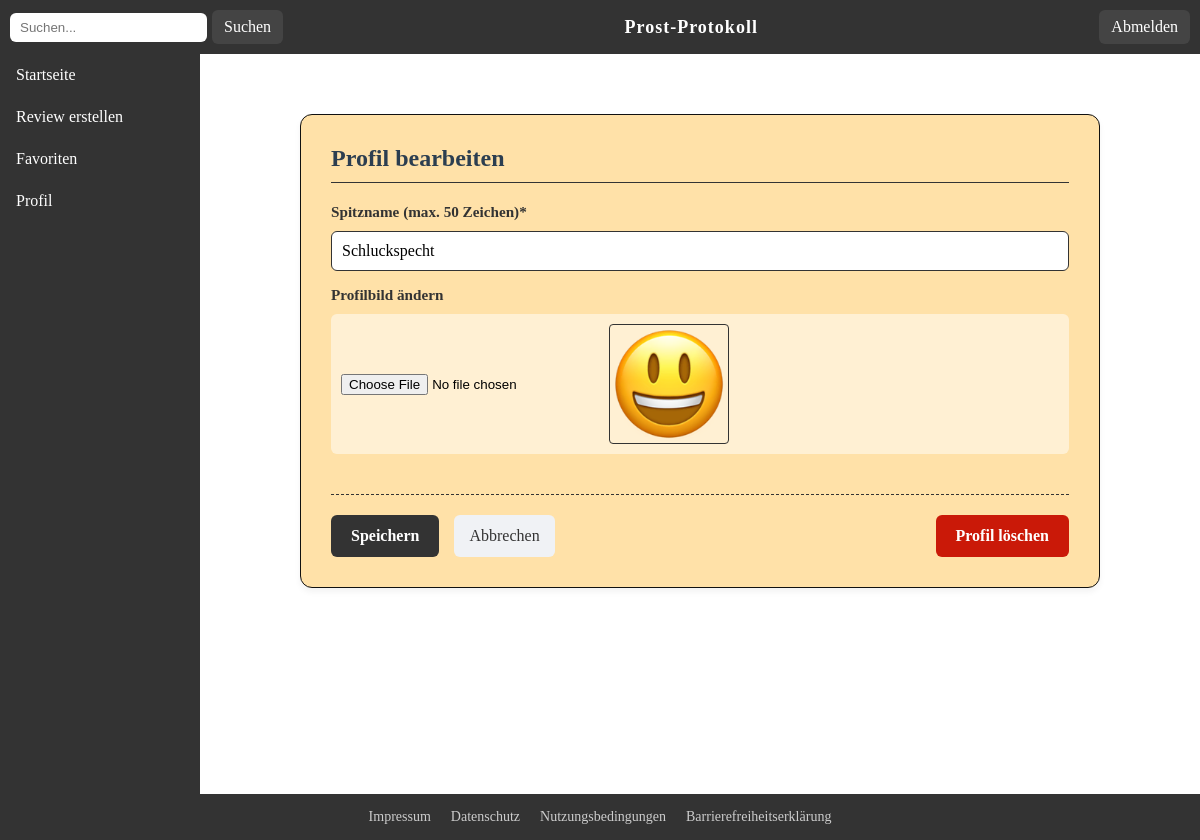
/php/view/edit-profile.php (signed in), run on the app's committed database.
### tables this page shows
CREATE TABLE user (
                user_id         INTEGER PRIMARY KEY AUTOINCREMENT,
                nickname        VARCHAR(50),
                profile_picture VARCHAR(255),
                password        VARCHAR(255) NOT NULL,
                email           VARCHAR(50) NOT NULL,
                token           TEXT,
                is_active       INTEGER DEFAULT 0
            );

### php/model/UserManagementPDOSQLite.php (called while the page is built, shortened)
<?php
require_once 'User.php';
class UserManagementPDOSQLite implements UserManagementDAO{
    public function findUser($id){
        try{
            $db = getConnection();
            $sql = "SELECT * FROM user WHERE user_id = ?";
            $command = $db->prepare($sql);
            if(!$command->execute(array($id))){
                throw new InternalErrorException();
            }
            $userData = $command->fetchObject();
            if(empty($userData)){
                throw new UserNotFoundException();
            }else{
                return new User($id, $userData->email, $userData->password, $userData->nickname, $userData->profile_picture);
            }
        }catch(PDOException $exc){
            throw new InternalErrorException();
        }
    }
}
?>

### php/controller/UserController.php (called while the page is built, shortened)
<?php
    require_once $abs_path."/php/model/User.php";
    class UserController{
    public function getUser($userID){
        try{
            $userManagement = UserManagement::getInstance();
            return $userManagement->findUser($userID);
        }catch(UserNotFoundException $e){
            $this->handleUserNotFoundException();
        }catch(InternalErrorException $e){
            $this->handleInternalErrorException();
        }
    }
}
?>

### php/profile-load.php (called while the page is built, shortened)
<?php
require_once $abs_path . "/php/controller/UserController.php";
$userID = isset($_GET['id']) ? intval($_GET['id']) : $_SESSION['userID'];
$userController = new UserController();
$profile_user = $userController->getUser($userID);
?>

### php/model/User.php (called while the page is built, shortened)
<?php
    class User{
        private ?string $nickname;
        private ?string $profile_picture;
        public function __construct(int $id, string $email, string $password, string $nickname=null, string $profile_picture=null){
            $this->nickname = $nickname;
            $this->profile_picture = $profile_picture;
        }
        public function getNickname(): ?string{
            return $this->nickname;
        }
        public function getProfilePicture(): ?string{
            return $this->profile_picture;
        }
    }
?>

### php/view/edit-profile.php (the view, shortened to what this page needs)
<?php
  require_once $abs_path.'/php/profile-load.php';
  $profile_picture = ROOT."img/".htmlspecialchars($profile_user->getProfilePicture());
  $nickname = isset($_SESSION["nickname"]) ? $_SESSION["nickname"] : $profile_user->getNickname();
?>
<?php include_once $abs_path.'/php/include/header.php'; ?>
<div class="layout">
  <?php include_once $abs_path.'/php/include/sidebar.php'; ?>
  <main>
    <div class="form-card">
      <h1>Profil bearbeiten</h1>
      <form method="post" class="review-form" enctype="multipart/form-data" action="<?php echo ROOT; ?>php/profile-edit.php" novalidate>
        <div class="form-group">
          <label for="nickname">Spitzname (max. 50 Zeichen)<span aria-hidden="true">*</span></label>
          <input type="text" id="nickname" name="nickname" value="<?= htmlspecialchars($nickname) ?>" required aria-required="true">
        </div>
        <div class="form-group">
          <label for="picture">Profilbild ändern</label>
          <div class="file-input-wrapper">
            <input type="file" id="picture" name="profile_picture" accept="image/*">
            <img src="<?=$profile_picture?>" alt="Aktuelles Profilbild" id="preview_image" width="120" height="120">
          </div>
        </div>
        <div class="form-footer-actions">
          <div class="left-actions">
            <button type="submit" class="btn-submit" name="submit">Speichern</button>
            <a href="<?php echo ROOT; ?>php/view/profile.php" class="button-secondary">Abbrechen</a>
          </div>
      </form>
      <form method="post" class="review-form" onsubmit="return confirm('Möchtest du dein Profil wirklich löschen?')" action="<?php echo ROOT; ?>php/profile-delete.php" novalidate>
        <button type="submit" name="submit" class="btn-delete" aria-label="Profil unwiderruflich löschen">Profil löschen</button>
      </form>
      </div>
    </div>
<?php include_once $abs_path.'/php/include/footer.php'; ?>
</body>
</html>

### css/style.css (style rules this page uses)
*, *::before, *::after { box-sizing: border-box; }
html { scroll-behavior: smooth; }
html, body { height: 100%; margin: 0; padding: 0; }
body { display: flex; flex-direction: column; min-height: 100vh; }
main { flex: 1; padding: 20px; }
.layout { display: flex; flex: 1; flex-direction: column; }
@media (min-width: 768px) { .layout { flex-direction: row; } }

### css/components.css (style rules this page uses)
.button-secondary { display: inline-flex; align-items: center; justify-content: center; padding: 10px 15px; background-color: #f0f2f5; color: #333; text-decoration: none; border-radius: 6px; font-weight: 600; transition: background 0.3s ease; box-sizing: border-box; text-align: center; border: none; cursor: pointer; font: inherit; }
.form-card { background: #FFE1A8; border: 1px solid #111; border-radius: 12px; width: 95%; max-width: 800px; margin: 20px auto; padding: 20px; box-shadow: 0 4px 6px rgba(0, 0, 0, 0.05); }
.form-card h1 { margin-top: 0; color: #2c3e50; border-bottom: 1px solid #333; padding-bottom: 10px; margin-bottom: 20px; font-size: 24px; }
@media (min-width: 600px) { .form-card { padding: 30px; margin: 40px auto; } }
.review-form { display: flex; flex-direction: column; gap: 15px; }
.form-group { display: flex; flex-direction: column; gap: 5px; }
.review-form label, fieldset legend { font-weight: 600; color: #333; font-size: 0.95rem; padding: 0; margin-bottom: 5px; }
.review-form input[type="text"], .review-form input[type="number"], .review-form input[type="email"], .review-form input[type="password"], .review-form select, .review-form textarea { width: 100%; box-sizing: border-box; padding: 10px; border: 1px solid #333; border-radius: 6px; background-color: #fff; font-family: inherit; font-size: 1rem; }
.file-input-wrapper { display: flex; align-items: center; gap: 15px; background: rgba(255, 255, 255, 0.5); padding: 10px; border-radius: 6px; }
.file-input-wrapper img { border-radius: 4px; border: 1px solid #333; object-fit: cover; flex-shrink: 0; }
.form-footer-actions { display: flex; flex-direction: column; gap: 15px; margin-top: 25px; padding-top: 20px; border-top: 1px dashed #333; }
.left-actions { display: flex; flex-direction: column; width: 100%; gap: 15px; }
.btn-submit, .btn-delete { color: white; border: none; padding: 12px 20px; border-radius: 6px; cursor: pointer; font-weight: 600; font: inherit; font-weight: 600; transition: background 0.2s; width: 100%; text-align: center; }
.btn-submit { background-color: #333; }
.btn-delete { background-color: #ca1908; margin-top: 10px; }
@media (min-width: 600px) { .form-footer-actions { flex-direction: row; justify-content: space-between; align-items: center; } }
@media (min-width: 600px) { .left-actions { flex-direction: row; width: auto; } }
@media (min-width: 600px) { .btn-submit, .btn-delete { width: auto; } }
@media (min-width: 600px) { .btn-delete { margin-top: 0; } }

### data on the page
user: nickname "Schluckspecht", profile_picture (picture)
